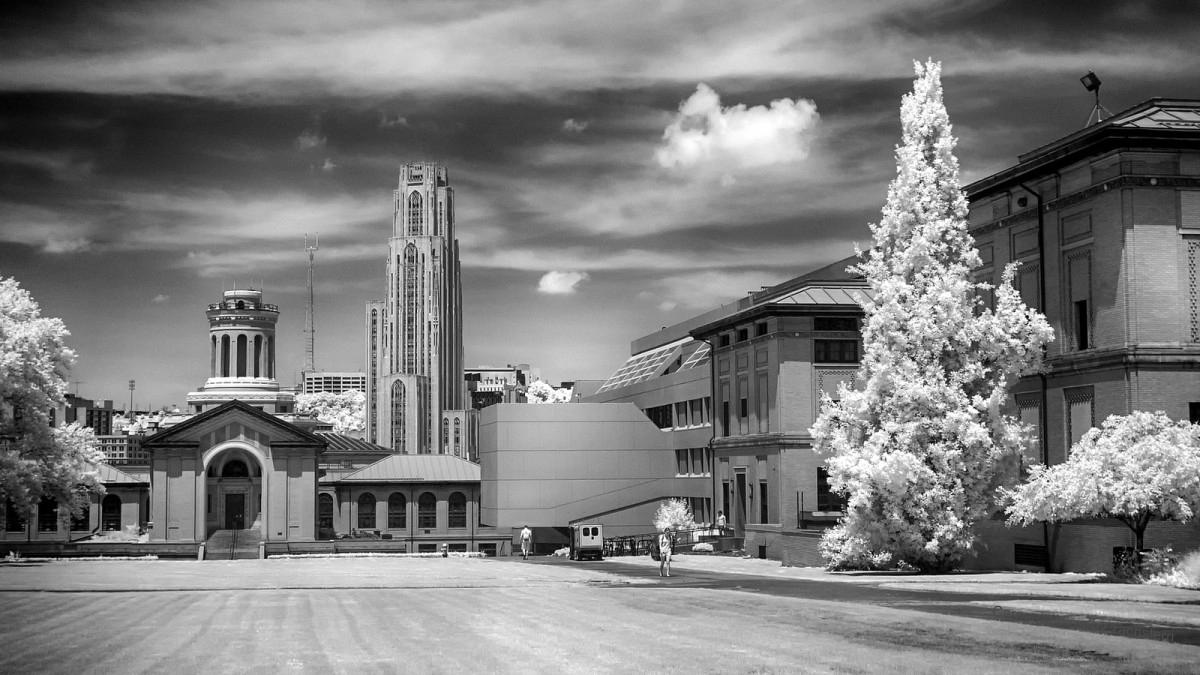
#> input picture HW3/CMU_Grayscale.png, 1200 x 675 px
$ python HW3P5.py
#> lines starting #> are read from the running program, lines starting #| are printed output that depends on the picture
# 24-677 Modern Control Theory
# HW3 Programming
# Ryan Wu
# ID: weihuanw

import cv2
import numpy as np

# Reading input image
input_image = cv2.imread("CMU_Grayscale.png", cv2.IMREAD_GRAYSCALE)
#> input_image is the input picture: shape (675, 1200); min 0, max 255, mean 125.7

U, S, Vh = np.linalg.svd(input_image, full_matrices=False)
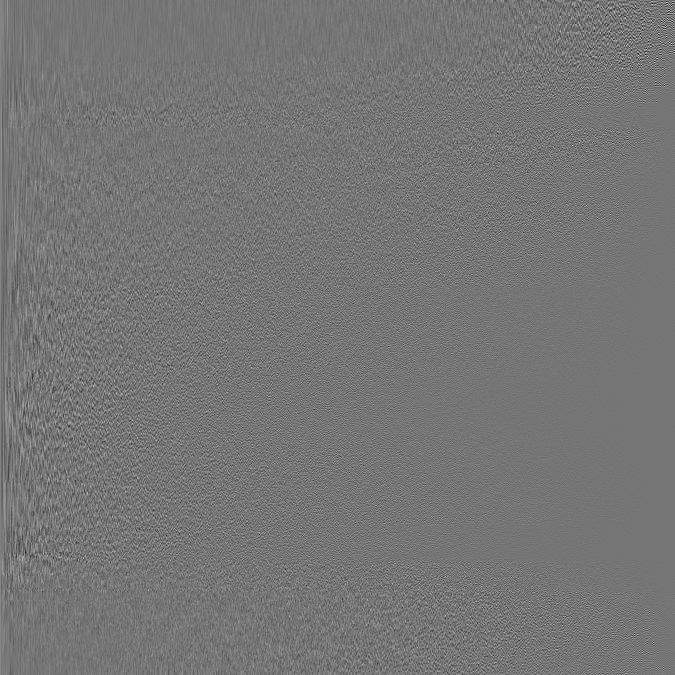
#> U: shape (675, 675) float64; min -0.36, max 0.417, mean 5.02e-05; drawn with min black and max white
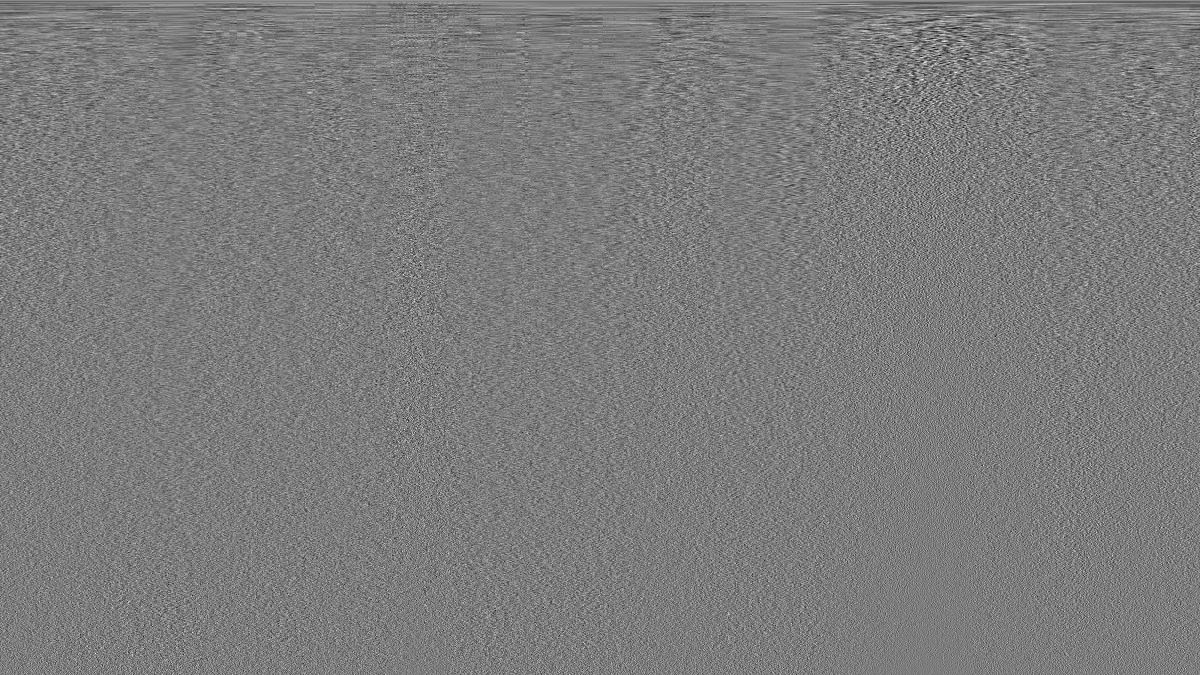
#> Vh: shape (675, 1200) float64; min -0.187, max 0.195, mean 3.41e-05; drawn with min black and max white
#> S = 675 values, max 116912.6 at index 0, min 8.26 at index 674, mean 807

# Image compression function
def compress(singularValues, percentages):
#> called with singularValues = array of shape (675,), percentages = 50
    k = int(np.ceil(percentages * len(singularValues) / 100))
#> k = 338
    print(f"Number of Singular Values used for {percentages}% compression: {k}")
#| Number of Singular Values used for 50% compression: 338
    compressed_singularValues = singularValues[:k]
#> compressed_singularValues = 338 values, max 116912.6 at index 0, min 241.3 at index 337, mean 1516.4
    compressed_image = np.dot(U[:, :k], np.dot(np.diag(compressed_singularValues), Vh[:k, :]))
    compressed_image = compressed_image.astype(np.uint8)

    return compressed_image

# Performing compressions at varying percentages
compressed_50 = compress(S, 50)
compressed_10 = compress(S, 10)
#> call 2 of compress, with singularValues = array of shape (675,), percentages = 10
#> in compress (call 2), `k = int(np.ceil(percentages * len(singularValues) / 100))`: k = 68
#| Number of Singular Values used for 10% compression: 68
#> in compress (call 2), `compressed_singularValues = singularValues[:k]`: compressed_singularValues = 68 values, max 116912.6 at index 0, min 1348 at index 67, mean 5236.8
#> in compress (call 2), `compressed_image = np.dot(U[:, :k], np.dot(np.diag(compressed_singular..`:
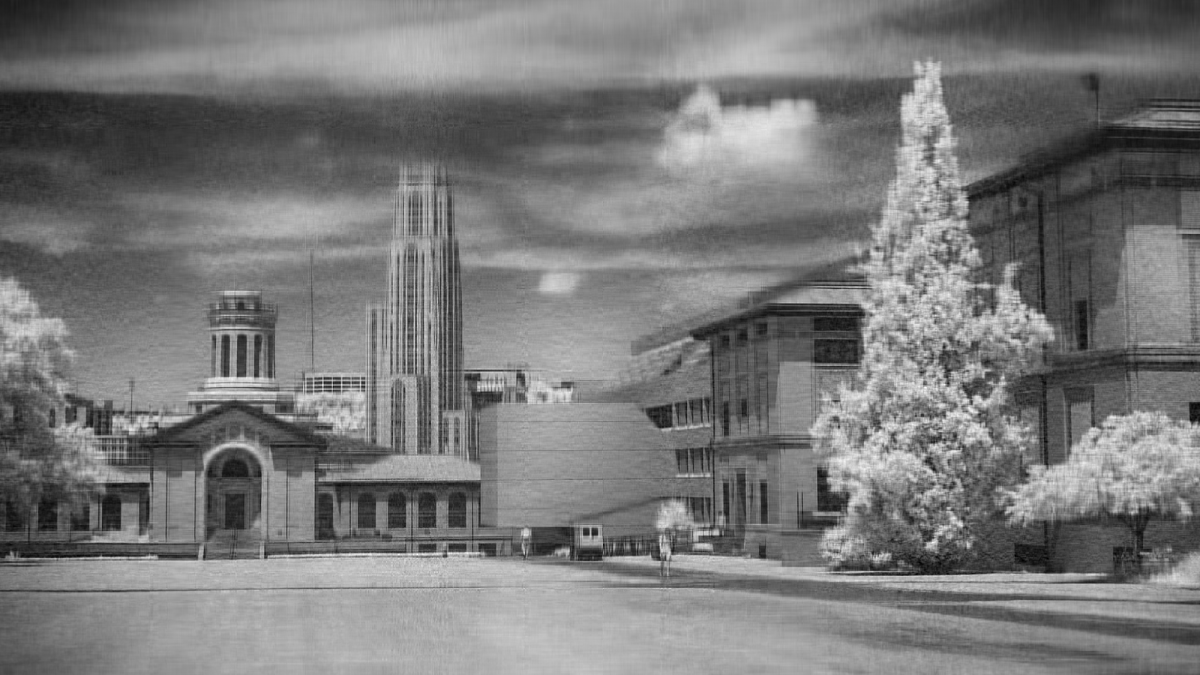
#> compressed_image: shape (675, 1200) float64; min -33.71, max 300.2, mean 125.7; drawn with min black and max white
compressed_5 = compress(S, 5)
#> call 3 of compress, with singularValues = array of shape (675,), percentages = 5
#> in compress (call 3), `k = int(np.ceil(percentages * len(singularValues) / 100))`: k = 34
#| Number of Singular Values used for 5% compression: 34
#> in compress (call 3), `compressed_singularValues = singularValues[:k]`: compressed_singularValues = 34 values, max 116912.6 at index 0, min 2295.4 at index 33, mean 8761.1
#> in compress (call 3), `compressed_image = np.dot(U[:, :k], np.dot(np.diag(compressed_singular..`:
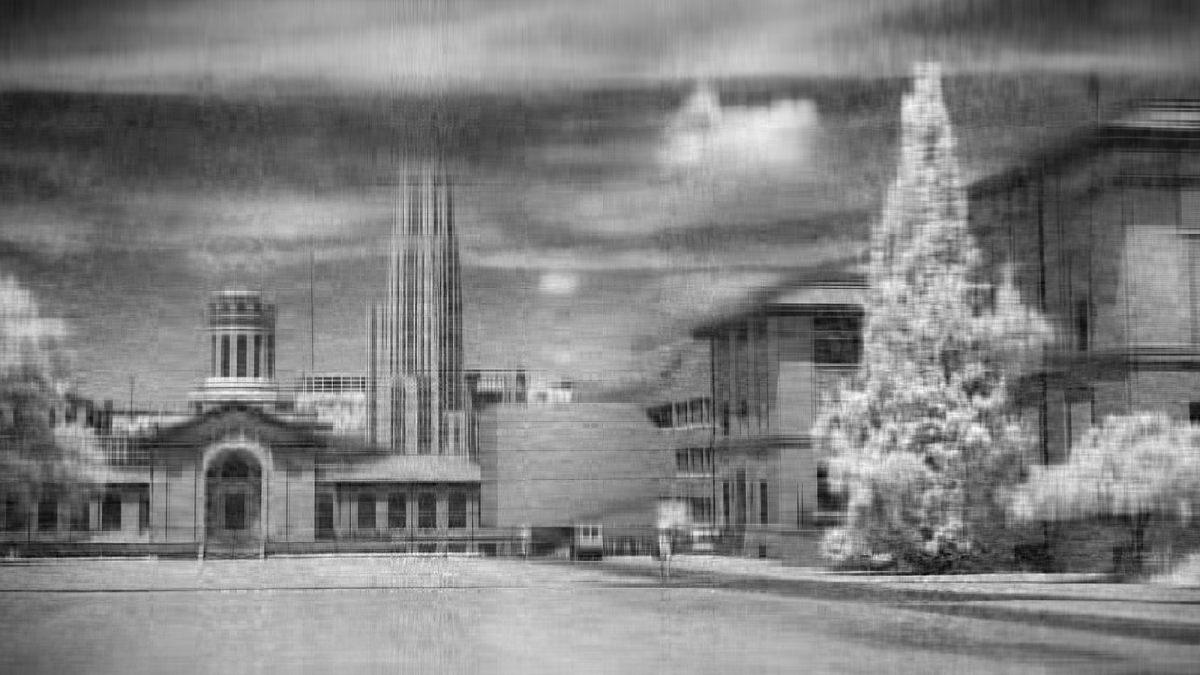
#> compressed_image: shape (675, 1200) float64; min -36.19, max 284.4, mean 125.7; drawn with min black and max white
#> in compress (call 3), `compressed_image = compressed_image.astype(np.uint8)`:
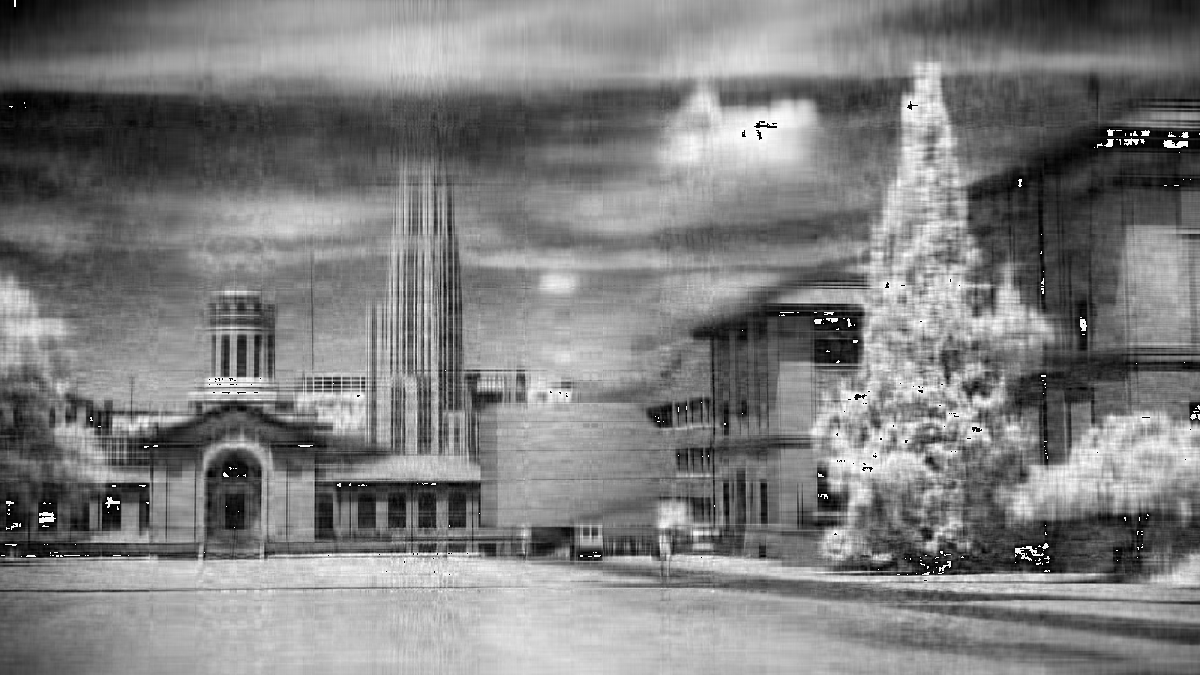
#> compressed_image: shape (675, 1200); min 0, max 255, mean 125.7

# Viewing and saving compressed images
cv2.imshow('Image compressed to 50%', compressed_50)
cv2.waitKey(0)
cv2.imwrite("compressed_50.png", compressed_50)
cv2.imshow('Image compressed to 10%', compressed_10)
cv2.waitKey(0)
cv2.imwrite("compressed_10.png", compressed_10)
cv2.imshow('Image compressed to 5%', compressed_5)
cv2.waitKey(0)
cv2.imwrite("compressed_5.png", compressed_5)
